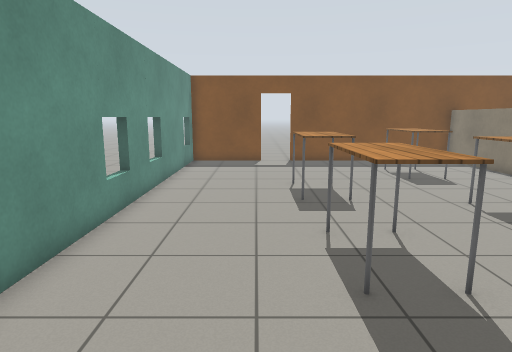
view 1 (above)

18 first-person views from a walk through a robot-simulator world made for Gazebo. The camera is 1.3 m above the floor, tilts 10° down and sees 75° across. The floor is counted in squares, 0.5 m on a side. Each view is taken from the middle of a square. On the plan, view 1 faces up. The plan holds only what a view shows up to about 20 squares ahead; the rest is blank. The robots in the file are not drawn. Gazebo's built-in surfaces are drawn with simple patterns.

view 2
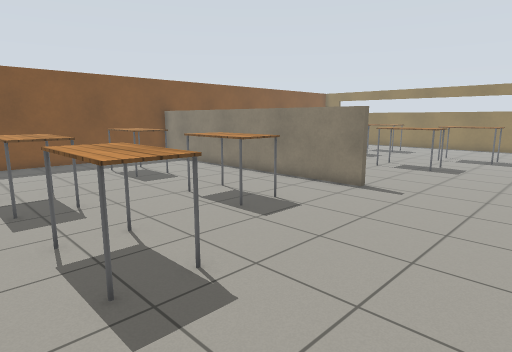

view 3
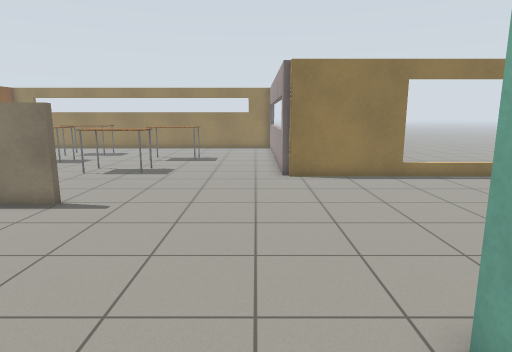

view 4
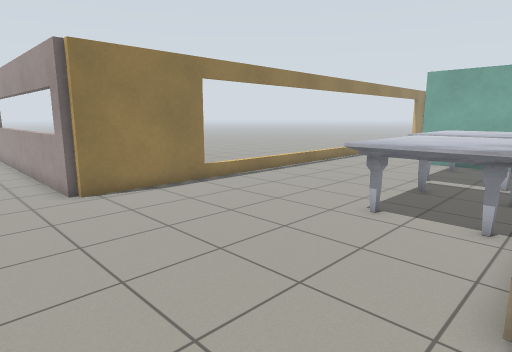

view 5
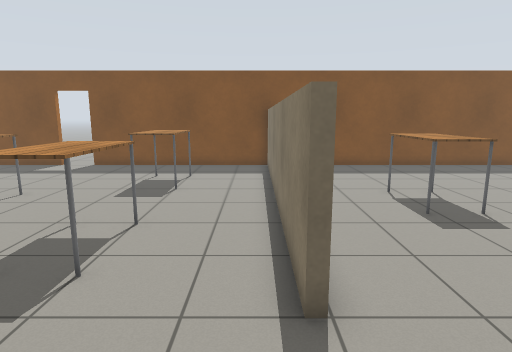

view 6
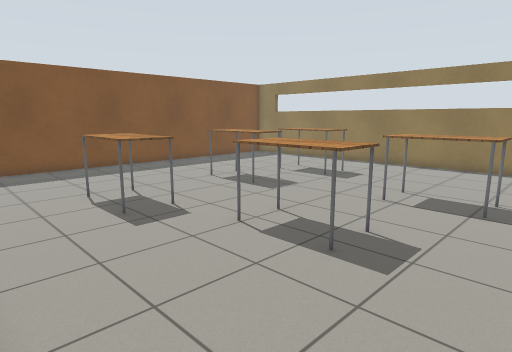

view 7
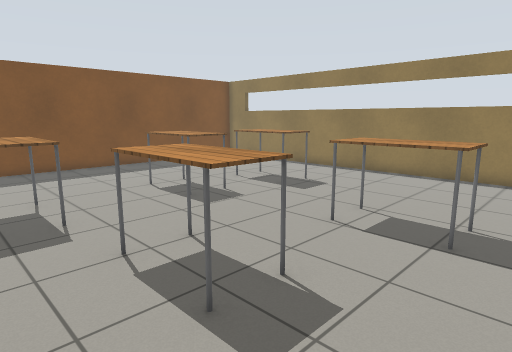

view 8
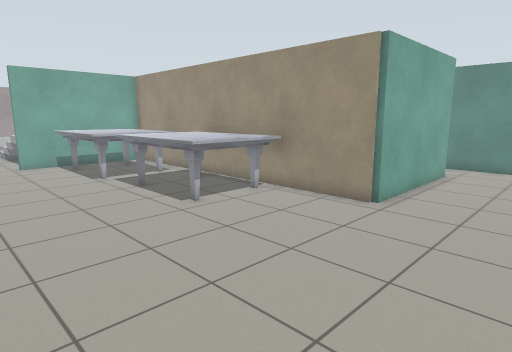

view 9
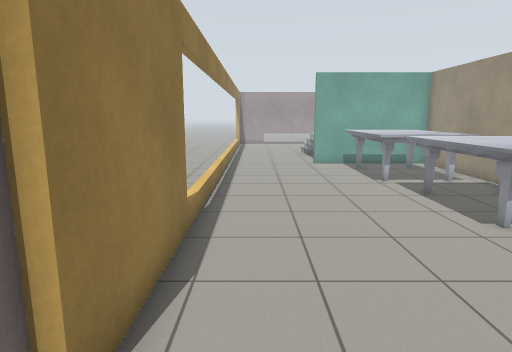

view 10
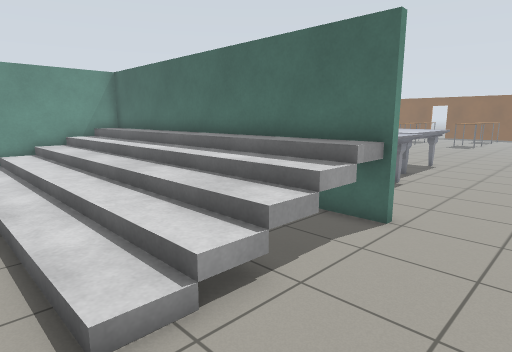

view 11
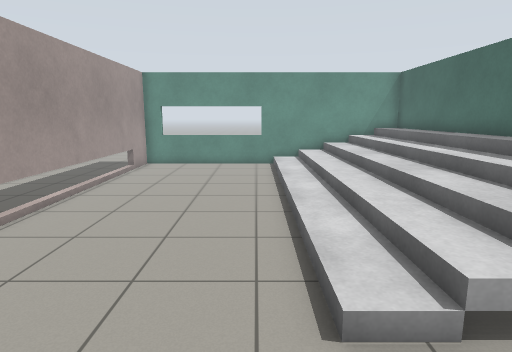

view 12
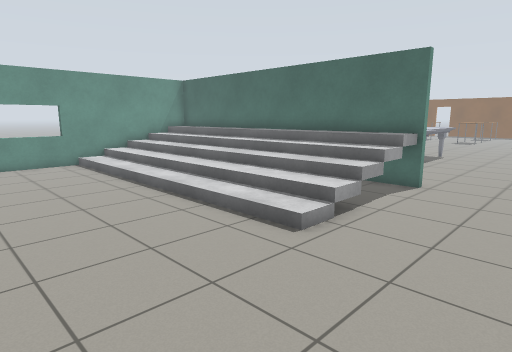

view 13
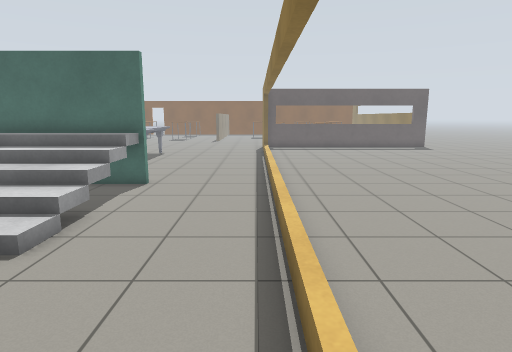

view 14
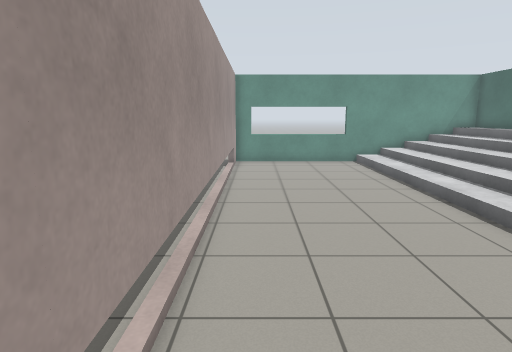

view 15
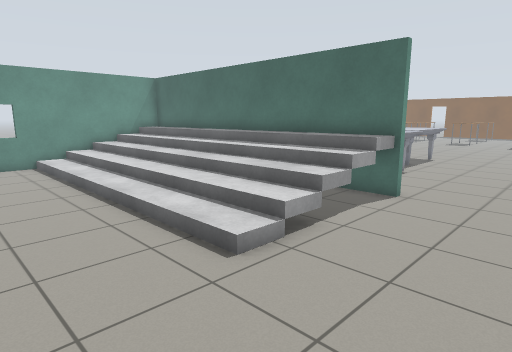

view 16
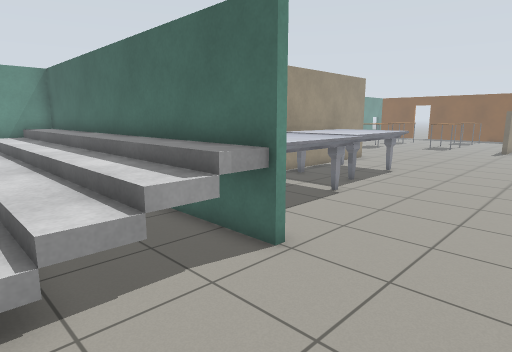

view 17
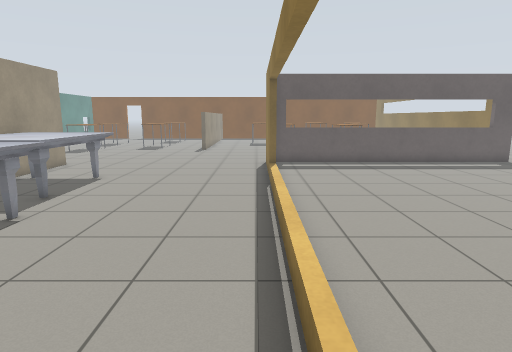

view 18
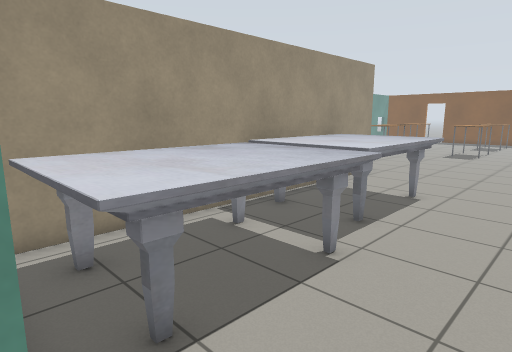

### Floor plan
Key: @ floor where view 1 was taken; # wall or solid block; . floor; D open door; = window, fence, low wall or low ledge; T table; M marble table; S stairs; H thing the floor can be seen under or through.
Columns run from 5 left of view 1 to 31 right of it. Each row starts with its distance up from view 1.
 21      #.
 20  #####DD########################
 19  =...............# ............
 18  #...............# ............
 17  #..........TT...# ............
 16  #..........TT...# .............
 15  #..........TT...# .................#
 14  #..........TT...#...TT...TTT.......#
 13  =....TTT........#...TT...TT .TTT...#
 12  #.... TT........#...TT...TTT.TT ...#
 11  #....TTT........#...TT....T..TTT...#
 10  #.....TT..TTT...#............TT....#
  9  =.........TTT...#..................#
  8  #.........TTT...#....TTT...........#
  7  #.....TT..TTT...#....TTT... .......#
  6  #.....TT........#....TTT..TTT......#
  5  #.....TT..............TT..TTT......#
  4   .....TT..................TTT......#
  3   ...............................
  2        .....................
  1         ....................
  0  #...@.......................
 -1  #....................#============##
 -2  #..#######...........#.............
 -3  #.       #...........#.............
 -4           #...........#............
 -5           #...........#...........
 -6           #MMMMM......#...........
 -7           #MMMMM......=..........
 -8           #MMMMM......=.........
 -9           #MMMMM......=........
-10           #MMMMM......=........
-11           #MMMMM......=.............
-12           # MMMM......=.............
-13           # MMMM......=.............
-14           #MMMMM......=............
-15           #MMMMM......=...........
-16           #MMMMM......=...........
-17           #MMMMM......=..........
-18  #SSSSSSSS#SSSSSS.....=.........
-19  #SSSSSSSSSSSSSSS.....=........
-20  #SSSSSSSSSSSSSSS.....=........
-21  #SSSSSSSSSSSSSSS.....=.......
-22  #SSSSSSSSSSSSSSS.....=......
-23  #SSSSSSSSSSSSSSS.....=......
-24  #SSSSSSSSSSSSSSS.....=.....
-25  #SSSSSSSSSSSSSSS.....=....
-26  =....................=...
-27  =....................=...
-28  =....................=..
-29  =.................. .=
-30  =.................
-31  =.................  .
-32  ###HHHHHHHHHHH######
-33   .................
-34 ...........
-35 ..........
-36  .......

Where each view was taken, in squares from view 1:
view 1: 0 up, 0 right, facing up
view 2: 0 up, 0 right, facing up-right
view 3: 0 up, 2 right, facing right
view 4: 2 up, 5 right, facing down-right
view 5: 2 up, 11 right, facing up
view 6: 2 up, 12 right, facing up-right
view 7: 2 up, 15 right, facing up-right
view 8: 2 up, 15 right, facing down-left
view 9: 1 up, 15 right, facing down
view 10: 26 down, 15 right, facing up-left
view 11: 26 down, 15 right, facing left
view 12: 31 down, 16 right, facing up-left
view 13: 31 down, 16 right, facing up
view 14: 31 down, 16 right, facing left
view 15: 29 down, 16 right, facing up-left
view 16: 23 down, 16 right, facing up-left
view 17: 21 down, 16 right, facing up
view 18: 18 down, 13 right, facing up-left
